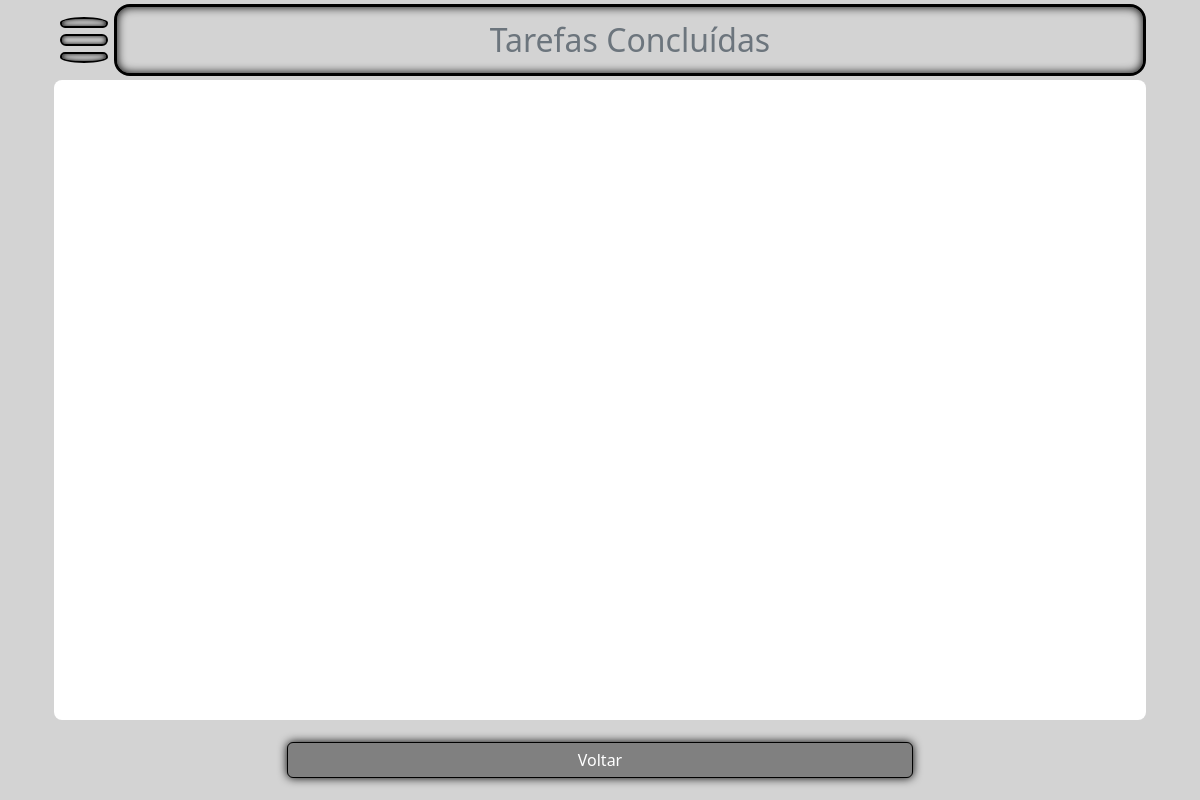
/completed (signed in), run on an earlier commit of the app's database.
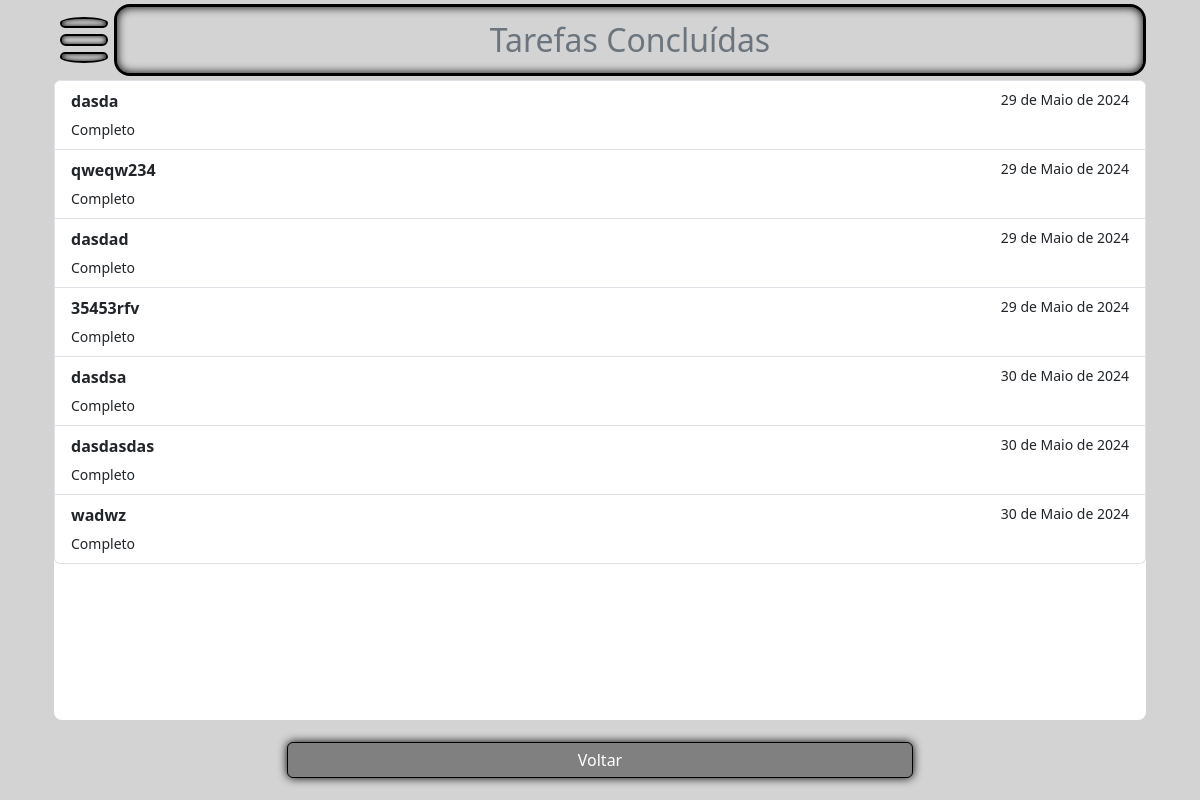
And on a later commit of the database.
### tasks/models.py (models this page shows, shortened)
class Tasks(models.Model):
    title = models.CharField(max_length=255)
    completed = models.BooleanField(default=False)
    created_at = models.DateField(auto_now_add=True)
    created_by = models.ForeignKey(User, on_delete=models.CASCADE)

### tasks/views.py (the view, shortened to what this page needs)
# urls.py: path('completed', views.tasks_completed, name='tasks_completed'),
@login_required
def tasks_completed(request):
    if request.method == 'GET':
        user = request.user
        user_id = User.objects.get(username=user).id
        tasks = Tasks.objects.filter(completed=True, created_by=user_id)
        pgn = 'Tarefas Concluídas'
        context = {
            'tasks':tasks,
            'user_id':user_id,
            'pgn':pgn
        }
        return render(request, 'tasks_completed.html', context)

### tasks/templates/tasks_completed.html (shortened to what this page needs)
{% extends "tasks_list.html" %}
{% load static %}
{% block 'novo' %}
    <a href="{% url 'tasks_list' %}" id="voltar" class="btn"
    style="height:100%;width: 60%;margin 10px;">Voltar</a>
{% endblock 'novo' %}

### tasks/templates/tasks_list.html (shortened to what this page needs)
{% extends "index.html" %}
{% load static %}
{% block head %}
<link href="{% static 'css/task_list.css' %}" rel="stylesheet">
{% endblock head %}
{% block 'content' %}
{% include "menu.html" %}
<div class="rounded-3 scroll" style="height:80%;background-color:white;">
    <ul class="list-group">
        {% for task in tasks %}
                <li id="{{task.id}}" class="item list-group-item" onclick="selecionado({{task.id}},'{{pgn}}')" aria-current="true">
                    <div class="d-flex w-100 justify-content-between">
                      <p class="mb-1" style="font-weight: bold;">{{ task.title }}</p>
                      <small>{{ task.created_at }}</small>
                    </div>
                    <small>{% if task.completed == True %}Completo{% else %}Incompleto{% endif %}</small>
                </li>
        {% endfor %}
    </ul>
</div>
<div class="container  d-flex justify-content-center align-items-center" style="height:10%;">
    <div class="container d-flex justify-content-center align-items-center">
        {% block 'novo' %}{% endblock 'novo' %}
    </div>
</div>
{% endblock 'content' %}

### templates/index.html (shortened to what this page needs)
<!DOCTYPE html>
<html lang="pt-br" style="height:100%;">
<head>
    <link href="https://cdn.jsdelivr.net/npm/bootstrap@5.3.3/dist/css/bootstrap.min.css" rel="stylesheet">
    {% load static %}
    <link href="{% static 'css/style.css' %}" rel="stylesheet">
    {% block head %}{% endblock head %}
</head>
<body class="container h-100" style="background-color: lightgray;height:100%;">
    <div class="container" style="height:100%;">
        {% block 'content' %}{% endblock 'content' %}
    </div>
</body>
</html>

### tasks/templates/menu.html (shortened to what this page needs)
<div class="d-flex justify-content-center align-items-center" style="height:10%;width:100%;padding:0px;">
    <div class="d-flex justify-content-center align-items-center" role="group" id="menu"
     style="height:100%;">
        <button id="button-menu" type="button" class="dropdown" data-bs-toggle="dropdown" aria-expanded="false">
            <span id="span1"></span>
            <span id="span0"></span>
            <span id="span2"></span>
            <span id="span0"></span>
            <span id="span3"></span>
        </button>
    </div>
    <h2 class="container d-flex justify-content-center align-items-center rounded-4 text-secondary"
        style="width:100%;height:90%;border:solid black;box-shadow: inset 0px 0px 10px black;margin:0px;">{{ pgn }}</h2>
</div>

### static/css/style.css (style rules this page uses)
body { background-color:lightgray; height:100%; width:100%; }
button[type="submit"], a[id="voltar"], input[value="Novo"], .btn { height:100%; width: 70%; margin: 10px; background-color: gray; border-radius: 0.375rem; cursor: pointer; box-shadow: 0px 0px 10px black; border: 1px solid black; color: white; padding: 5px; transition: 0.5s; }
#button-menu { display: flex; flex-direction: column; align-items: center; justify-content: center; background-color: var(--main-bg-color); width:60px; height:60px; border:none; padding-top: 1px; padding-bottom: 1px; padding-left: 6px; padding-right: 6px; }
#span0 { background-color: rgba(0, 0, 0, 0); width: 60px; height: 10%; display: block; border-radius: 10px; }
#span1 { background-color: rgba(0, 0, 0, 0); width: 100%; height: 20%; display: block; border-radius: 10px; border-top-right-radius: 100%; border-top-left-radius: 100%; border-color: black; border-style: solid; border-width: 2px; box-shadow: inset 0px 0px 5px black; }
#span2 { background-color: rgba(0, 0, 0, 0); width: 100%; height: 20%; display: block; border-radius: 10px; border-color: black; border-style: solid; border-width: 2px; box-shadow: inset 0px 0px 5px black; }
#span3 { background-color: rgba(0, 0, 0, 0); width: 100%; height: 20%; display: block; border-radius: 10px; border-bottom-left-radius: 100%; border-bottom-right-radius: 100%; border-color: black; border-style: solid; border-width: 2px; box-shadow: inset 0px 0px 5px black; }
p { text-align: center; }

### tasks/static/css/task_list.css (style rules this page uses)
#novo, #voltar { animation: botaoNovo 0.5s; }
.item { transition: 0.5s; }
body { background-color: lightgray; }
.scroll { overflow-y: auto; scroll-behavior: smooth; }

What changed in the data, as far as the page shows it:
added Tasks: title "dasda", created_at "29 de Maio de 2024", completed "Completo"
added Tasks: title "qweqw234", created_at "29 de Maio de 2024", completed "Completo"
added Tasks: title "dasdad", created_at "29 de Maio de 2024", completed "Completo"
added Tasks: title "35453rfv", created_at "29 de Maio de 2024", completed "Completo"
added Tasks: title "dasdsa", created_at "30 de Maio de 2024", completed "Completo"
added Tasks: title "dasdasdas", created_at "30 de Maio de 2024", completed "Completo"
added Tasks: title "wadwz", created_at "30 de Maio de 2024", completed "Completo"
